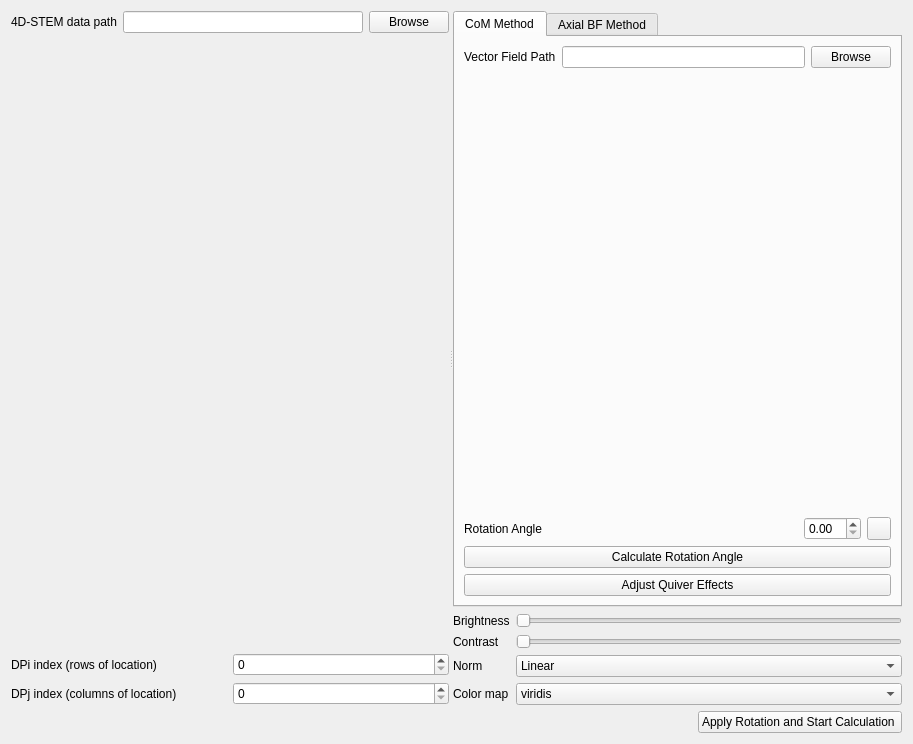
<?xml version="1.0" encoding="UTF-8"?>
<ui version="4.0">
 <class>Form</class>
 <widget class="QWidget" name="Form">
  <property name="geometry">
   <rect>
    <x>0</x>
    <y>0</y>
    <width>913</width>
    <height>744</height>
   </rect>
  </property>
  <property name="windowTitle">
   <string>Form</string>
  </property>
  <layout class="QVBoxLayout" name="verticalLayout_8">
   <item>
    <widget class="QSplitter" name="splitter">
     <property name="orientation">
      <enum>Qt::Horizontal</enum>
     </property>
     <widget class="QWidget" name="layoutWidget">
      <layout class="QVBoxLayout" name="verticalLayout_3" stretch="0,1,0">
       <item>
        <layout class="QHBoxLayout" name="horizontalLayout">
         <item>
          <widget class="QLabel" name="label">
           <property name="text">
            <string>4D-STEM data path</string>
           </property>
          </widget>
         </item>
         <item>
          <widget class="QLineEdit" name="lineEdit_data_path"/>
         </item>
         <item>
          <widget class="QPushButton" name="pushButton_browse">
           <property name="text">
            <string>Browse</string>
           </property>
          </widget>
         </item>
        </layout>
       </item>
       <item>
        <widget class="WidgetPlotDP" name="widget_dp" native="true"/>
       </item>
       <item>
        <layout class="QHBoxLayout" name="horizontalLayout_3">
         <item>
          <layout class="QVBoxLayout" name="verticalLayout">
           <item>
            <widget class="QLabel" name="label_2">
             <property name="text">
              <string>DPi index (rows of location)</string>
             </property>
            </widget>
           </item>
           <item>
            <widget class="QLabel" name="label_3">
             <property name="text">
              <string>DPj index (columns of location)</string>
             </property>
            </widget>
           </item>
          </layout>
         </item>
         <item>
          <layout class="QVBoxLayout" name="verticalLayout_2">
           <item>
            <widget class="QSpinBox" name="spinBox_scan_ii"/>
           </item>
           <item>
            <widget class="QSpinBox" name="spinBox_scan_jj"/>
           </item>
          </layout>
         </item>
        </layout>
       </item>
      </layout>
     </widget>
     <widget class="QWidget" name="layoutWidget">
      <layout class="QVBoxLayout" name="verticalLayout_7">
       <item>
        <widget class="QTabWidget" name="tabWidget">
         <property name="currentIndex">
          <number>0</number>
         </property>
         <widget class="QWidget" name="tab_UseCoM">
          <attribute name="title">
           <string>CoM Method</string>
          </attribute>
          <layout class="QVBoxLayout" name="verticalLayout_5">
           <item>
            <layout class="QVBoxLayout" name="verticalLayout_4">
             <item>
              <layout class="QHBoxLayout" name="horizontalLayout_6">
               <item>
                <widget class="QLabel" name="label_4">
                 <property name="text">
                  <string>Vector Field Path</string>
                 </property>
                </widget>
               </item>
               <item>
                <widget class="QLineEdit" name="lineEdit_vector_field_path"/>
               </item>
               <item>
                <widget class="QPushButton" name="pushButton_browse_vector_field">
                 <property name="text">
                  <string>Browse</string>
                 </property>
                </widget>
               </item>
              </layout>
             </item>
             <item>
              <widget class="WidgetPlotQuiver" name="widget_vector_field" native="true">
               <property name="minimumSize">
                <size>
                 <width>0</width>
                 <height>400</height>
                </size>
               </property>
              </widget>
             </item>
             <item>
              <layout class="QHBoxLayout" name="horizontalLayout_4">
               <item>
                <widget class="QLabel" name="label_9">
                 <property name="text">
                  <string>Rotation Angle</string>
                 </property>
                </widget>
               </item>
               <item>
                <spacer name="horizontalSpacer">
                 <property name="orientation">
                  <enum>Qt::Horizontal</enum>
                 </property>
                 <property name="sizeHint" stdset="0">
                  <size>
                   <width>40</width>
                   <height>20</height>
                  </size>
                 </property>
                </spacer>
               </item>
               <item>
                <widget class="QDoubleSpinBox" name="doubleSpinBox_rotation_angle_quiver"/>
               </item>
               <item>
                <widget class="QToolButton" name="toolButton_refresh_quiver">
                 <property name="text">
                  <string/>
                 </property>
                </widget>
               </item>
              </layout>
             </item>
             <item>
              <widget class="QPushButton" name="pushButton_calculate_rotation_angle">
               <property name="text">
                <string>Calculate Rotation Angle</string>
               </property>
              </widget>
             </item>
             <item>
              <widget class="QPushButton" name="pushButton_adjust_quiver_effects">
               <property name="text">
                <string>Adjust Quiver Effects</string>
               </property>
              </widget>
             </item>
            </layout>
           </item>
          </layout>
         </widget>
         <widget class="QWidget" name="tab_UseAxialBF">
          <attribute name="title">
           <string>Axial BF Method</string>
          </attribute>
          <layout class="QVBoxLayout" name="verticalLayout_6" stretch="0,1,0,0">
           <item>
            <layout class="QHBoxLayout" name="horizontalLayout_2">
             <item>
              <widget class="QLabel" name="label_10">
               <property name="text">
                <string>Axial BF Path</string>
               </property>
              </widget>
             </item>
             <item>
              <widget class="QLineEdit" name="lineEdit_axial_bf_path"/>
             </item>
             <item>
              <widget class="QPushButton" name="pushButton_browse_axial_bf">
               <property name="text">
                <string>Browse</string>
               </property>
              </widget>
             </item>
            </layout>
           </item>
           <item>
            <widget class="WidgetPlotImage" name="widget_axial_bf" native="true"/>
           </item>
           <item>
            <layout class="QHBoxLayout" name="horizontalLayout_5">
             <item>
              <widget class="QLabel" name="label_11">
               <property name="text">
                <string>Rotation Angle</string>
               </property>
              </widget>
             </item>
             <item>
              <spacer name="horizontalSpacer_3">
               <property name="orientation">
                <enum>Qt::Horizontal</enum>
               </property>
               <property name="sizeHint" stdset="0">
                <size>
                 <width>40</width>
                 <height>20</height>
                </size>
               </property>
              </spacer>
             </item>
             <item>
              <widget class="QDoubleSpinBox" name="doubleSpinBox_rotation_angle_axial_bf"/>
             </item>
             <item>
              <widget class="QToolButton" name="toolButton_refresh_axial_bf">
               <property name="text">
                <string/>
               </property>
              </widget>
             </item>
            </layout>
           </item>
           <item>
            <widget class="QPushButton" name="pushButton_calculate_rotation_angle_axial_bf">
             <property name="text">
              <string>Calculate Rotation Angle</string>
             </property>
            </widget>
           </item>
          </layout>
         </widget>
        </widget>
       </item>
       <item>
        <layout class="QGridLayout" name="gridLayout">
         <item row="0" column="0">
          <widget class="QLabel" name="label_5">
           <property name="text">
            <string>Brightness</string>
           </property>
          </widget>
         </item>
         <item row="0" column="1">
          <widget class="QSlider" name="horizontalSlider_brightness">
           <property name="orientation">
            <enum>Qt::Horizontal</enum>
           </property>
          </widget>
         </item>
         <item row="1" column="0">
          <widget class="QLabel" name="label_6">
           <property name="text">
            <string>Contrast</string>
           </property>
          </widget>
         </item>
         <item row="1" column="1">
          <widget class="QSlider" name="horizontalSlider_contrast">
           <property name="orientation">
            <enum>Qt::Horizontal</enum>
           </property>
          </widget>
         </item>
         <item row="2" column="0">
          <widget class="QLabel" name="label_7">
           <property name="text">
            <string>Norm</string>
           </property>
          </widget>
         </item>
         <item row="2" column="1">
          <widget class="QComboBox" name="comboBox_normalize">
           <item>
            <property name="text">
             <string>Linear</string>
            </property>
           </item>
           <item>
            <property name="text">
             <string>Logarithm</string>
            </property>
           </item>
          </widget>
         </item>
         <item row="3" column="0">
          <widget class="QLabel" name="label_8">
           <property name="text">
            <string>Color map</string>
           </property>
          </widget>
         </item>
         <item row="3" column="1">
          <widget class="QComboBox" name="comboBox_colormap">
           <item>
            <property name="text">
             <string>viridis</string>
            </property>
           </item>
           <item>
            <property name="text">
             <string>plasma</string>
            </property>
           </item>
           <item>
            <property name="text">
             <string>gray</string>
            </property>
           </item>
           <item>
            <property name="text">
             <string>RdYlBu</string>
            </property>
           </item>
           <item>
            <property name="text">
             <string>twilight</string>
            </property>
           </item>
           <item>
            <property name="text">
             <string>hsv</string>
            </property>
           </item>
           <item>
            <property name="text">
             <string>jet</string>
            </property>
           </item>
           <item>
            <property name="text">
             <string>Others</string>
            </property>
           </item>
          </widget>
         </item>
        </layout>
       </item>
      </layout>
     </widget>
    </widget>
   </item>
   <item>
    <layout class="QHBoxLayout" name="horizontalLayout_7">
     <item>
      <spacer name="horizontalSpacer_2">
       <property name="orientation">
        <enum>Qt::Horizontal</enum>
       </property>
       <property name="sizeHint" stdset="0">
        <size>
         <width>40</width>
         <height>20</height>
        </size>
       </property>
      </spacer>
     </item>
     <item>
      <widget class="QPushButton" name="pushButton_start">
       <property name="text">
        <string>Apply Rotation and Start Calculation </string>
       </property>
      </widget>
     </item>
    </layout>
   </item>
  </layout>
 </widget>
 <customwidgets>
  <customwidget>
   <class>WidgetPlotDP</class>
   <extends>QWidget</extends>
   <header>bin.Widgets.WidgetPlots.h</header>
   <container>1</container>
  </customwidget>
  <customwidget>
   <class>WidgetPlotQuiver</class>
   <extends>QWidget</extends>
   <header>bin.Widgets.WidgetPlots.h</header>
   <container>1</container>
  </customwidget>
  <customwidget>
   <class>WidgetPlotImage</class>
   <extends>QWidget</extends>
   <header>bin.Widgets.WidgetPlots.h</header>
   <container>1</container>
  </customwidget>
 </customwidgets>
 <resources/>
 <connections/>
</ui>
